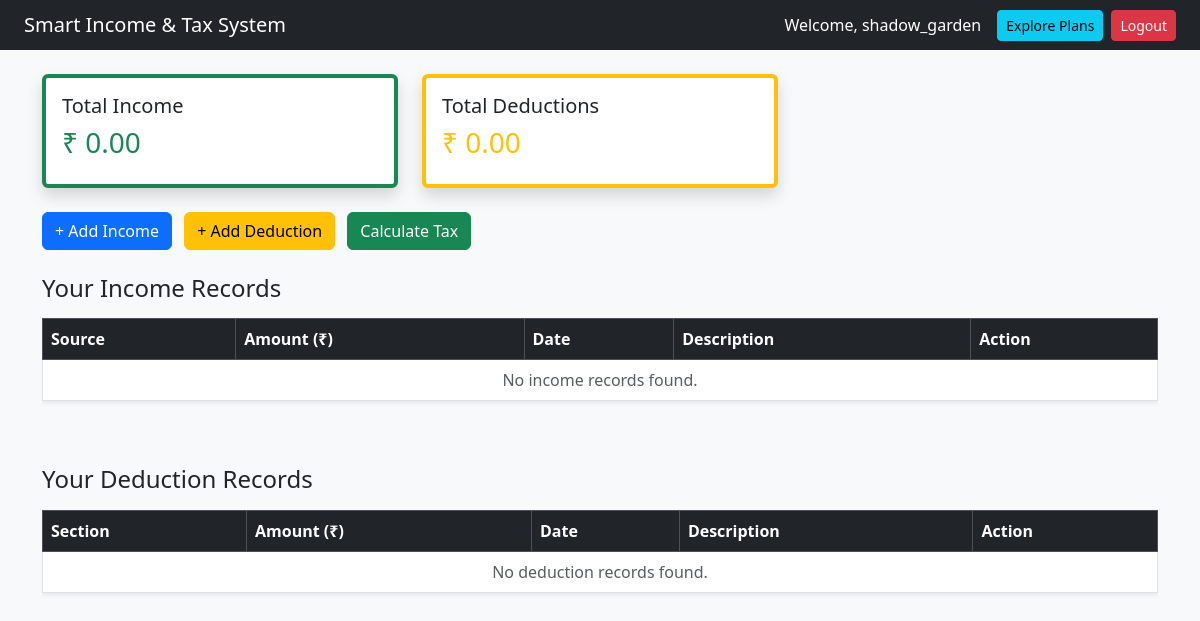
Before: /dashboard/ (signed in) with the older database file.
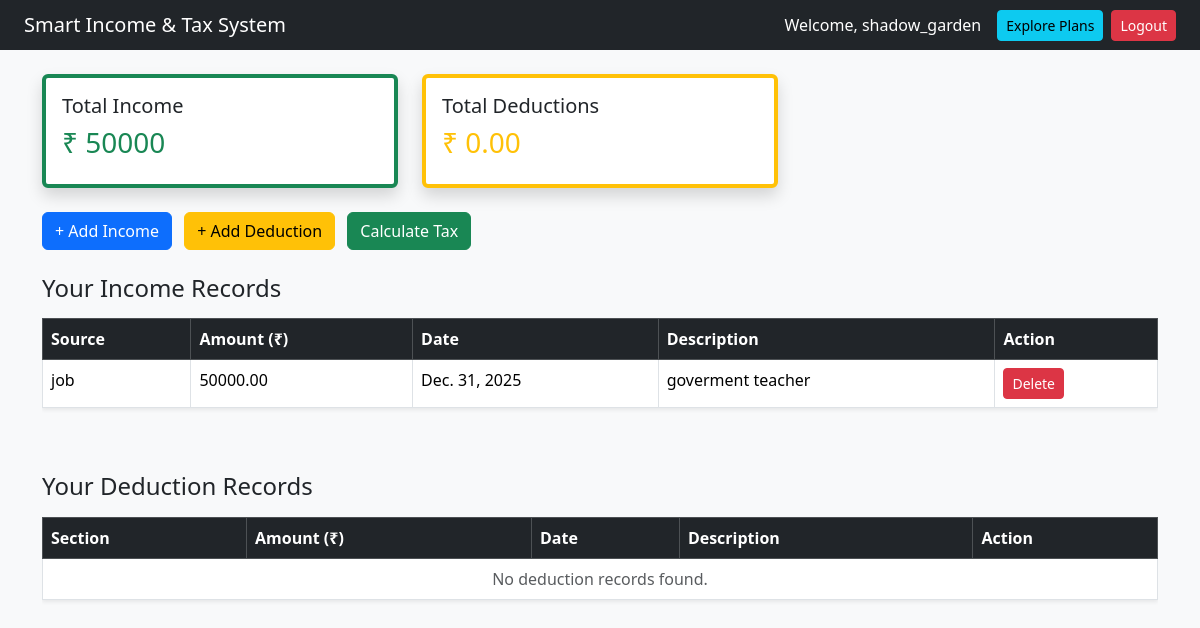
After: the same page with the newer database file.
### accounts/models.py (models this page shows, shortened)
class Income(models.Model):
    user = models.ForeignKey(User, on_delete=models.CASCADE)
    source = models.CharField(max_length=100)
    amount = models.DecimalField(max_digits=12, decimal_places=2)
    date = models.DateField()
    description = models.TextField(blank=True, null=True)

### accounts/views.py (the view)
# urls.py: path('dashboard/', views.dashboard_view, name='dashboard'),
@login_required
def dashboard_view(request):
    incomes = Income.objects.filter(user=request.user)
    deductions = Deduction.objects.filter(user=request.user)
    total_income = incomes.aggregate(Sum('amount'))['amount__sum'] or Decimal('0.00')
    total_deductions = deductions.aggregate(Sum('amount'))['amount__sum'] or Decimal('0.00')
    context = {
        'incomes': incomes,
        'deductions': deductions,
        'total_income': total_income,
        'total_deductions': total_deductions,
    }
    return render(request, 'accounts/dashboard.html', context)

### accounts/templates/accounts/dashboard.html (shortened to what this page needs)
{% load static %}
<!DOCTYPE html>
<html>
<head>
    <link href="https://cdn.jsdelivr.net/npm/bootstrap@5.3.2/dist/css/bootstrap.min.css" rel="stylesheet">
</head>
<body class="bg-light">
<nav class="navbar navbar-dark bg-dark px-4">
    <span class="navbar-brand mb-0 h5">Smart Income & Tax System</span>
    <div class="text-white d-flex align-items-center">
        <span class="me-3">Welcome, {{ request.user.username }}</span>
        <a href="{% url 'explore_plans' %}" class="btn btn-info btn-sm me-2">
            Explore Plans
        </a>
        <a href="{% url 'logout' %}" class="btn btn-danger btn-sm">
            Logout
        </a>
    </div>
</nav>
<div class="container py-4">
    <div class="row mb-4">
        <div class="col-md-4">
            <div class="card shadow border-start border-success border-4">
                <div class="card-body">
                    <h5>Total Income</h5>
                    <h3 class="text-success">₹ {{ total_income }}</h3>
                </div>
            </div>
        </div>
        <div class="col-md-4">
            <div class="card shadow border-start border-warning border-4">
                <div class="card-body">
                    <h5>Total Deductions</h5>
                    <h3 class="text-warning">₹ {{ total_deductions }}</h3>
                </div>
            </div>
        </div>
    </div>
    <div class="mb-4">
        <a href="{% url 'add_income' %}" class="btn btn-primary me-2">+ Add Income</a>
        <a href="{% url 'add_deduction' %}" class="btn btn-warning me-2">+ Add Deduction</a>
        <a href="{% url 'calculate_tax' %}" class="btn btn-success">Calculate Tax</a>
    </div>
    <h4 class="mb-3">Your Income Records</h4>
    <div class="table-responsive mb-5">
        <table class="table table-bordered table-hover shadow-sm bg-white">
            <thead class="table-dark">
                <tr>
                    <th>Source</th>
                    <th>Amount (₹)</th>
                    <th>Date</th>
                    <th>Description</th>
                    <th>Action</th>
                </tr>
            </thead>
            <tbody>
                {% for income in incomes %}
                <tr>
                    <td>{{ income.source }}</td>
                    <td>{{ income.amount }}</td>
                    <td>{{ income.date }}</td>
                    <td>{{ income.description }}</td>
                    <td>
                        <a href="{% url 'delete_income' income.id %}"
                           class="btn btn-danger btn-sm">
                           Delete
                        </a>
                    </td>
                </tr>
                {% empty %}
                <tr>
                    <td colspan="5" class="text-center text-muted">
                        No income records found.
                    </td>
                </tr>
                {% endfor %}
            </tbody>
        </table>
    </div>
    <h4 class="mb-3">Your Deduction Records</h4>
    <div class="table-responsive">
        <table class="table table-bordered table-hover shadow-sm bg-white">
            <thead class="table-dark">
                <tr>
                    <th>Section</th>
                    <th>Amount (₹)</th>
                    <th>Date</th>
                    <th>Description</th>
                    <th>Action</th>
                </tr>
            </thead>
            <tbody>
                {% for deduction in deductions %}
                <tr>
                    <td>{{ deduction.section }}</td>
                    <td>{{ deduction.amount }}</td>
                    <td>{{ deduction.date }}</td>
                    <td>{{ deduction.description }}</td>
                    <td>
                        <a href="{% url 'delete_deduction' deduction.id %}"
                           class="btn btn-danger btn-sm">
                           Delete
                        </a>
                    </td>
                </tr>
                {% empty %}
                <tr>
                    <td colspan="5" class="text-center text-muted">
                        No deduction records found.
                    </td>
                </tr>
                {% endfor %}
            </tbody>
        </table>
    </div>
</div>
</body>
</html>

Changed rows visible on the page:
added Income: source "job", amount "50000.00", date "Dec. 31, 2025", description "goverment teacher"
Other visible differences:
{{ total_income }}: "0.00" → "50000"
text no longer shown: "No income records found."
